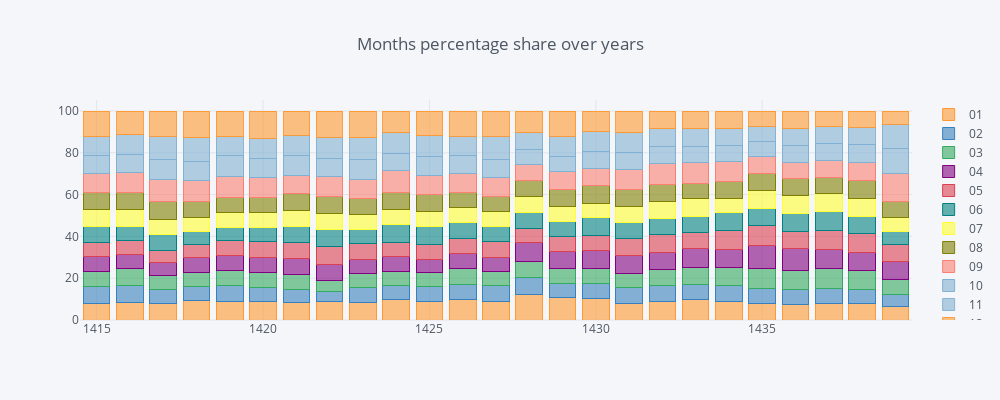
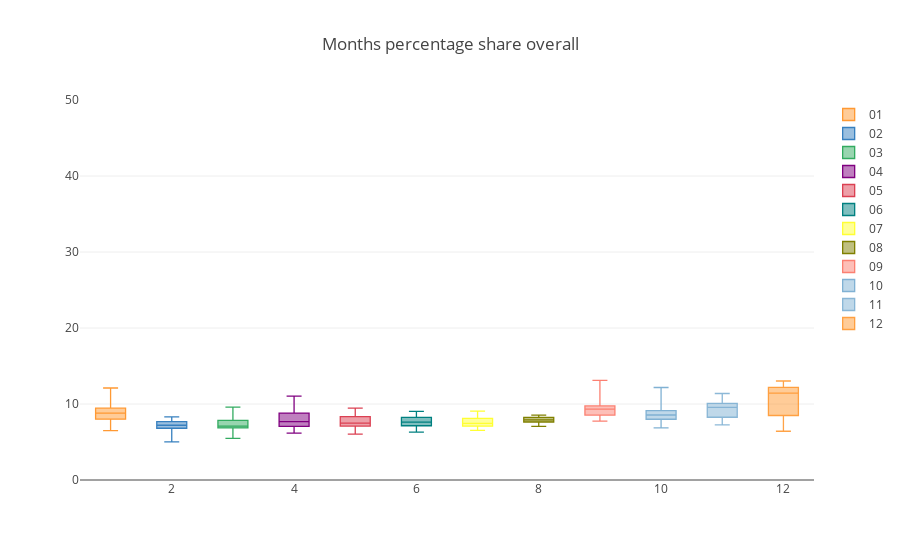

These figures' notebook cell, in order:
### Markdown cell above
* Now we have **25 samples, 12 groups** of data.
* This is the final dataset that we are going to do our analysis (**statistical test**) on it.

### Code cell
import plotly.graph_objs as go    



# Taking the percentage of month share for each year separately
# bars, to compare months percentage share & how it is changing over years 
df_main.iplot(kind='bar',barmode='stack',title='Months percentage share over years')


# box, to compare the overall months percentage share & to prevent outliers effect when comparing
layout = go.Layout(yaxis=dict(range=[0,50]),title='Months percentage share overall')
df_main.iplot(kind='box',layout=layout)

### Figure 1 — Plotly figure (JSON) as saved in the notebook; plotly's stock layout.template omitted (floating-point values rounded to 4 significant figures)
{"data": [{"marker": {"color": "rgba(255, 153, 51, 0.6)", "line": {"color": "rgba(255, 153, 51, 1.0)", "width": 1}}, "name": "01", "orientation": "v", "text": "", "type": "bar", "uid": "0e252e43-792c-45cc-ae73-0a0accec9e74", "x": ["1415", "1416", "1417", "1418", "1419", "1420", "1421", "1422", "1423", "1424", "1425", "1426", "1427", "1428", "1429", "1430", "1431", "1432", "1433", "1434", "1435", "1436", "1437", "1438", "1439"], "y": [8.02, 8.538, 8.121, 9.387, 8.952, 8.899, 8.298, 8.627, 8.198, 9.66, 8.991, 9.665, 8.99, 12.11, 10.6, 10.14, 7.811, 8.817, 9.663, 8.794, 7.676, 7.256, 7.968, 7.679, 6.509]}, {"marker": {"color": "rgba(55, 128, 191, 0.6)", "line": {"color": "rgba(55, 128, 191, 1.0)", "width": 1}}, "name": "02", "orientation": "v", "text": "", "type": "bar", "uid": "951d03ef-34b9-4110-959e-d7b7b1377918", "x": ["1415", "1416", "1417", "1418", "1419", "1420", "1421", "1422", "1423", "1424", "1425", "1426", "1427", "1428", "1429", "1430", "1431", "1432", "1433", "1434", "1435", "1436", "1437", "1438", "1439"], "y": [8.12, 7.853, 6.441, 6.61, 7.754, 6.733, 6.52, 5.016, 7.124, 6.91, 6.835, 7.237, 7.516, 8.306, 6.968, 7.498, 7.679, 7.689, 7.487, 7.944, 7.399, 7.204, 7.031, 6.994, 5.507]}, {"marker": {"color": "rgba(50, 171, 96, 0.6)", "line": {"color": "rgba(50, 171, 96, 1.0)", "width": 1}}, "name": "03", "orientation": "v", "text": "", "type": "bar", "uid": "6d63fa8f-e34f-4beb-b608-2297bf4fdea8", "x": ["1415", "1416", "1417", "1418", "1419", "1420", "1421", "1422", "1423", "1424", "1425", "1426", "1427", "1428", "1429", "1430", "1431", "1432", "1433", "1434", "1435", "1436", "1437", "1438", "1439"], "y": [7.055, 8.04, 6.565, 6.882, 6.766, 7.26, 6.717, 5.474, 6.967, 6.734, 7.006, 7.534, 6.863, 7.551, 7.078, 6.822, 6.993, 7.626, 7.781, 8.33, 9.6, 9.074, 9.414, 8.836, 7.181]}, {"marker": {"color": "rgba(128, 0, 128, 0.6)", "line": {"color": "rgba(128, 0, 128, 1.0)", "width": 1}}, "name": "04", "orientation": "v", "text": "", "type": "bar", "uid": "7ab935b9-45d6-48ae-849a-c959c9c30b48", "x": ["1415", "1416", "1417", "1418", "1419", "1420", "1421", "1422", "1423", "1424", "1425", "1426", "1427", "1428", "1429", "1430", "1431", "1432", "1433", "1434", "1435", "1436", "1437", "1438", "1439"], "y": [7.321, 6.918, 6.161, 6.882, 7.395, 7.114, 7.677, 7.595, 6.627, 7.238, 6.296, 7.435, 6.767, 8.885, 7.932, 8.674, 8.32, 8.358, 9.114, 8.775, 11.04, 10.46, 9.364, 8.608, 9.012]}, {"marker": {"color": "rgba(219, 64, 82, 0.6)", "line": {"color": "rgba(219, 64, 82, 1.0)", "width": 1}}, "name": "05", "orientation": "v", "text": "", "type": "bar", "uid": "b6834c52-631f-4a8a-b0f6-65d56823472e", "x": ["1415", "1416", "1417", "1418", "1419", "1420", "1421", "1422", "1423", "1424", "1425", "1426", "1427", "1428", "1429", "1430", "1431", "1432", "1433", "1434", "1435", "1436", "1437", "1438", "1439"], "y": [6.789, 6.762, 6.036, 6.339, 6.946, 7.494, 7.959, 8.398, 7.465, 6.532, 7.153, 7.237, 7.395, 7.148, 7.326, 7.498, 8.32, 8.232, 7.762, 8.813, 9.461, 8.491, 8.888, 9.195, 7.694]}, {"marker": {"color": "rgba(0, 128, 128, 0.6)", "line": {"color": "rgba(0, 128, 128, 1.0)", "width": 1}}, "name": "06", "orientation": "v", "text": "", "type": "bar", "uid": "8656bfac-2b85-48ec-9fec-6deffefb8597", "x": ["1415", "1416", "1417", "1418", "1419", "1420", "1421", "1422", "1423", "1424", "1425", "1426", "1427", "1428", "1429", "1430", "1431", "1432", "1433", "1434", "1435", "1436", "1437", "1438", "1439"], "y": [7.421, 6.762, 7.405, 6.308, 6.557, 6.762, 7.705, 8.197, 7.15, 8.55, 8.354, 7.584, 7.105, 7.576, 7.298, 8.203, 7.679, 7.606, 7.899, 8.581, 8.213, 8.679, 9.019, 8.331, 6.561]}, {"marker": {"color": "rgba(255, 255, 51, 0.6)", "line": {"color": "rgba(255, 255, 51, 1.0)", "width": 1}}, "name": "07", "orientation": "v", "text": "", "type": "bar", "uid": "e5e7e272-4c9e-44cb-8469-94c1cd6c3567", "x": ["1415", "1416", "1417", "1418", "1419", "1420", "1421", "1422", "1423", "1424", "1425", "1426", "1427", "1428", "1429", "1430", "1431", "1432", "1433", "1434", "1435", "1436", "1437", "1438", "1439"], "y": [8.087, 7.946, 7.312, 6.731, 7.006, 7.084, 7.592, 7.739, 6.757, 7.44, 7.374, 7.113, 7.057, 7.501, 7.243, 6.998, 7.723, 8.232, 8.428, 7.112, 8.785, 8.182, 9.052, 8.689, 6.522]}, {"marker": {"color": "rgba(128, 128, 0, 0.6)", "line": {"color": "rgba(128, 128, 0, 1.0)", "width": 1}}, "name": "08", "orientation": "v", "text": "", "type": "bar", "uid": "f35b9b7f-a2da-496a-a5a3-527373f122c4", "x": ["1415", "1416", "1417", "1418", "1419", "1420", "1421", "1422", "1423", "1424", "1425", "1426", "1427", "1428", "1429", "1430", "1431", "1432", "1433", "1434", "1435", "1436", "1437", "1438", "1439"], "y": [8.319, 8.414, 8.494, 7.727, 7.395, 7.055, 7.846, 7.825, 7.674, 8.045, 7.913, 7.435, 7.371, 7.702, 8.014, 8.292, 7.701, 8.42, 7.115, 8.079, 8.04, 8.216, 7.491, 8.543, 7.945]}, {"marker": {"color": "rgba(251, 128, 114, 0.6)", "line": {"color": "rgba(251, 128, 114, 1.0)", "width": 1}}, "name": "09", "orientation": "v", "text": "", "type": "bar", "uid": "e60a74e9-c704-4d70-a1ee-07ddecef6cb2", "x": ["1415", "1416", "1417", "1418", "1419", "1420", "1421", "1422", "1423", "1424", "1425", "1426", "1427", "1428", "1429", "1430", "1431", "1432", "1433", "1434", "1435", "1436", "1437", "1438", "1439"], "y": [9.085, 9.442, 10.77, 9.689, 9.76, 9.924, 8.863, 9.63, 9.324, 10.39, 9.236, 9.071, 9.159, 7.752, 8.593, 8.38, 9.737, 9.674, 10.15, 9.316, 7.954, 7.804, 8.329, 8.314, 13.1]}, {"marker": {"color": "rgba(128, 177, 211, 0.6)", "line": {"color": "rgba(128, 177, 211, 1.0)", "width": 1}}, "name": "10", "orientation": "v", "text": "", "type": "bar", "uid": "b7d1a47a-4d4c-462d-a0ca-bf1a3781b44e", "x": ["1415", "1416", "1417", "1418", "1419", "1420", "1421", "1422", "1423", "1424", "1425", "1426", "1427", "1428", "1429", "1430", "1431", "1432", "1433", "1434", "1435", "1436", "1437", "1438", "1439"], "y": [8.552, 8.32, 9.645, 9.417, 9.97, 8.987, 9.455, 8.828, 9.377, 8.02, 9.04, 8.525, 8.579, 6.871, 7.133, 7.998, 8.254, 8.588, 7.801, 7.847, 7.174, 8.199, 7.984, 8.852, 12.17]}, {"marker": {"color": "rgba(128, 177, 211, 0.6)", "line": {"color": "rgba(128, 177, 211, 0.8999999999999999)", "width": 1}}, "name": "11", "orientation": "v", "text": "", "type": "bar", "uid": "2c92719a-3d78-407a-a14a-beb792cac79d", "x": ["1415", "1416", "1417", "1418", "1419", "1420", "1421", "1422", "1423", "1424", "1425", "1426", "1427", "1428", "1429", "1430", "1431", "1432", "1433", "1434", "1435", "1436", "1437", "1438", "1439"], "y": [8.918, 9.567, 10.89, 11.14, 9.192, 9.66, 9.738, 10.23, 10.58, 10.04, 10.02, 9.145, 11.12, 8.256, 9.749, 9.556, 9.427, 8.379, 8.252, 7.924, 7.26, 7.942, 8.001, 8.168, 11.38]}, {"marker": {"color": "rgba(255, 153, 51, 0.6)", "line": {"color": "rgba(255, 153, 51, 0.8999999999999999)", "width": 1}}, "name": "12", "orientation": "v", "text": "", "type": "bar", "uid": "495e75e2-31f7-49cd-b78b-3e078cab2dbb", "x": ["1415", "1416", "1417", "1418", "1419", "1420", "1421", "1422", "1423", "1424", "1425", "1426", "1427", "1428", "1429", "1430", "1431", "1432", "1433", "1434", "1435", "1436", "1437", "1438", "1439"], "y": [12.31, 11.44, 12.17, 12.89, 12.31, 13.03, 11.63, 12.44, 12.76, 10.44, 11.78, 12.02, 12.08, 10.34, 12.06, 9.938, 10.36, 8.379, 8.546, 8.485, 7.399, 8.491, 7.459, 7.793, 6.416]}], "layout": {"barmode": "stack", "height": 400, "legend": {"bgcolor": "#F5F6F9", "font": {"color": "#4D5663"}, "traceorder": "normal"}, "paper_bgcolor": "#F5F6F9", "plot_bgcolor": "#F5F6F9", "title": "Months percentage share over years", "titlefont": {"color": "#4D5663"}, "width": 1000, "xaxis": {"gridcolor": "#E1E5ED", "showgrid": true, "tickfont": {"color": "#4D5663"}, "title": "", "titlefont": {"color": "#4D5663"}, "zerolinecolor": "#E1E5ED"}, "yaxis": {"gridcolor": "#E1E5ED", "showgrid": true, "tickfont": {"color": "#4D5663"}, "title": "", "titlefont": {"color": "#4D5663"}, "zerolinecolor": "#E1E5ED"}}}

### Figure 2 — Plotly figure (JSON) as saved in the notebook; plotly's stock layout.template omitted (floating-point values rounded to 4 significant figures)
{"data": [{"boxpoints": false, "line": {"width": 1.3}, "marker": {"color": "rgba(255, 153, 51, 1.0)"}, "name": "01", "orientation": "v", "type": "box", "uid": "0e8256b4-7f8e-4979-b90f-2ff96a85ab3a", "y": [8.02, 8.538, 8.121, 9.387, 8.952, 8.899, 8.298, 8.627, 8.198, 9.66, 8.991, 9.665, 8.99, 12.11, 10.6, 10.14, 7.811, 8.817, 9.663, 8.794, 7.676, 7.256, 7.968, 7.679, 6.509]}, {"boxpoints": false, "line": {"width": 1.3}, "marker": {"color": "rgba(55, 128, 191, 1.0)"}, "name": "02", "orientation": "v", "type": "box", "uid": "d4a0e856-b737-4b49-b537-8cd097f46418", "y": [8.12, 7.853, 6.441, 6.61, 7.754, 6.733, 6.52, 5.016, 7.124, 6.91, 6.835, 7.237, 7.516, 8.306, 6.968, 7.498, 7.679, 7.689, 7.487, 7.944, 7.399, 7.204, 7.031, 6.994, 5.507]}, {"boxpoints": false, "line": {"width": 1.3}, "marker": {"color": "rgba(50, 171, 96, 1.0)"}, "name": "03", "orientation": "v", "type": "box", "uid": "d20fbb01-689c-4449-bafb-f6f9eb9881a8", "y": [7.055, 8.04, 6.565, 6.882, 6.766, 7.26, 6.717, 5.474, 6.967, 6.734, 7.006, 7.534, 6.863, 7.551, 7.078, 6.822, 6.993, 7.626, 7.781, 8.33, 9.6, 9.074, 9.414, 8.836, 7.181]}, {"boxpoints": false, "line": {"width": 1.3}, "marker": {"color": "rgba(128, 0, 128, 1.0)"}, "name": "04", "orientation": "v", "type": "box", "uid": "4f7eae64-b38f-4406-acc2-b41fda94caa7", "y": [7.321, 6.918, 6.161, 6.882, 7.395, 7.114, 7.677, 7.595, 6.627, 7.238, 6.296, 7.435, 6.767, 8.885, 7.932, 8.674, 8.32, 8.358, 9.114, 8.775, 11.04, 10.46, 9.364, 8.608, 9.012]}, {"boxpoints": false, "line": {"width": 1.3}, "marker": {"color": "rgba(219, 64, 82, 1.0)"}, "name": "05", "orientation": "v", "type": "box", "uid": "24b3eef5-4fd7-489d-afd8-9107744ae776", "y": [6.789, 6.762, 6.036, 6.339, 6.946, 7.494, 7.959, 8.398, 7.465, 6.532, 7.153, 7.237, 7.395, 7.148, 7.326, 7.498, 8.32, 8.232, 7.762, 8.813, 9.461, 8.491, 8.888, 9.195, 7.694]}, {"boxpoints": false, "line": {"width": 1.3}, "marker": {"color": "rgba(0, 128, 128, 1.0)"}, "name": "06", "orientation": "v", "type": "box", "uid": "1d6a9588-d6a0-4bb3-bfb4-b4f78c3808ef", "y": [7.421, 6.762, 7.405, 6.308, 6.557, 6.762, 7.705, 8.197, 7.15, 8.55, 8.354, 7.584, 7.105, 7.576, 7.298, 8.203, 7.679, 7.606, 7.899, 8.581, 8.213, 8.679, 9.019, 8.331, 6.561]}, {"boxpoints": false, "line": {"width": 1.3}, "marker": {"color": "rgba(255, 255, 51, 1.0)"}, "name": "07", "orientation": "v", "type": "box", "uid": "7187cf6f-8301-40b5-a1bb-fd06b35b1b14", "y": [8.087, 7.946, 7.312, 6.731, 7.006, 7.084, 7.592, 7.739, 6.757, 7.44, 7.374, 7.113, 7.057, 7.501, 7.243, 6.998, 7.723, 8.232, 8.428, 7.112, 8.785, 8.182, 9.052, 8.689, 6.522]}, {"boxpoints": false, "line": {"width": 1.3}, "marker": {"color": "rgba(128, 128, 0, 1.0)"}, "name": "08", "orientation": "v", "type": "box", "uid": "457ce523-2907-4f8d-8f6a-f52132c19935", "y": [8.319, 8.414, 8.494, 7.727, 7.395, 7.055, 7.846, 7.825, 7.674, 8.045, 7.913, 7.435, 7.371, 7.702, 8.014, 8.292, 7.701, 8.42, 7.115, 8.079, 8.04, 8.216, 7.491, 8.543, 7.945]}, {"boxpoints": false, "line": {"width": 1.3}, "marker": {"color": "rgba(251, 128, 114, 1.0)"}, "name": "09", "orientation": "v", "type": "box", "uid": "077ee313-bf1b-4b05-aca7-fcf2b289a525", "y": [9.085, 9.442, 10.77, 9.689, 9.76, 9.924, 8.863, 9.63, 9.324, 10.39, 9.236, 9.071, 9.159, 7.752, 8.593, 8.38, 9.737, 9.674, 10.15, 9.316, 7.954, 7.804, 8.329, 8.314, 13.1]}, {"boxpoints": false, "line": {"width": 1.3}, "marker": {"color": "rgba(128, 177, 211, 1.0)"}, "name": "10", "orientation": "v", "type": "box", "uid": "40e9d152-b04e-4886-b107-96a632b856f6", "y": [8.552, 8.32, 9.645, 9.417, 9.97, 8.987, 9.455, 8.828, 9.377, 8.02, 9.04, 8.525, 8.579, 6.871, 7.133, 7.998, 8.254, 8.588, 7.801, 7.847, 7.174, 8.199, 7.984, 8.852, 12.17]}, {"boxpoints": false, "line": {"width": 1.3}, "marker": {"color": "rgba(128, 177, 211, 0.8999999999999999)"}, "name": "11", "orientation": "v", "type": "box", "uid": "2a56b974-9b7c-461c-b9be-a3356bfaa55b", "y": [8.918, 9.567, 10.89, 11.14, 9.192, 9.66, 9.738, 10.23, 10.58, 10.04, 10.02, 9.145, 11.12, 8.256, 9.749, 9.556, 9.427, 8.379, 8.252, 7.924, 7.26, 7.942, 8.001, 8.168, 11.38]}, {"boxpoints": false, "line": {"width": 1.3}, "marker": {"color": "rgba(255, 153, 51, 0.8999999999999999)"}, "name": "12", "orientation": "v", "type": "box", "uid": "211fb332-88e1-4e3c-b622-5e644a459317", "y": [12.31, 11.44, 12.17, 12.89, 12.31, 13.03, 11.63, 12.44, 12.76, 10.44, 11.78, 12.02, 12.08, 10.34, 12.06, 9.938, 10.36, 8.379, 8.546, 8.485, 7.399, 8.491, 7.459, 7.793, 6.416]}], "layout": {"title": "Months percentage share overall", "yaxis": {"range": [0, 50]}}}
